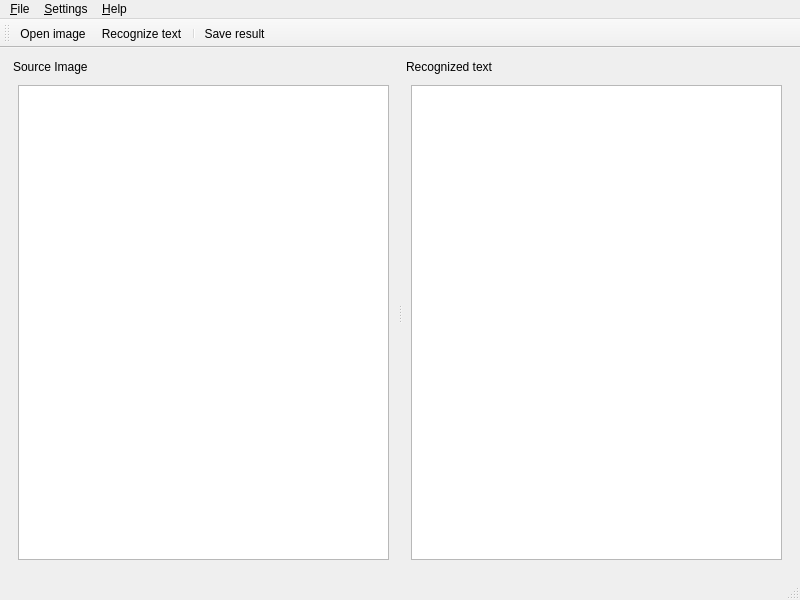
<ui version="4.0" >
 <author>Andrey Cherepanov &lt;cas@altlinux.org></author>
 <class>MainWindow</class>
 <widget class="QMainWindow" name="MainWindow" >
  <property name="geometry" >
   <rect>
    <x>0</x>
    <y>0</y>
    <width>800</width>
    <height>600</height>
   </rect>
  </property>
  <property name="windowTitle" >
   <string>Cuneiform OCR</string>
  </property>
  <property name="windowIcon" >
   <iconset resource="mainWindow.qrc" >
    <normaloff>:/small/icons/cuneiform-qt.png</normaloff>:/small/icons/cuneiform-qt.png</iconset>
  </property>
  <widget class="QWidget" name="centralwidget" >
   <layout class="QVBoxLayout" name="verticalLayout_3" >
    <item>
     <widget class="QSplitter" name="splitter" >
      <property name="orientation" >
       <enum>Qt::Horizontal</enum>
      </property>
      <widget class="QDockWidget" name="imageWidget" >
       <property name="whatsThis" >
        <string>Source image</string>
       </property>
       <property name="features" >
        <set>QDockWidget::DockWidgetMovable</set>
       </property>
       <property name="windowTitle" >
        <string>Source Image</string>
       </property>
       <widget class="QWidget" name="dockWidgetContents" >
        <layout class="QVBoxLayout" name="verticalLayout" >
         <item>
          <widget class="QGraphicsView" name="source" >
           <property name="whatsThis" >
            <string>Source image</string>
           </property>
           <property name="alignment" >
            <set>Qt::AlignLeading|Qt::AlignLeft|Qt::AlignTop</set>
           </property>
           <property name="dragMode" >
            <enum>QGraphicsView::ScrollHandDrag</enum>
           </property>
           <property name="transformationAnchor" >
            <enum>QGraphicsView::NoAnchor</enum>
           </property>
          </widget>
         </item>
        </layout>
       </widget>
      </widget>
      <widget class="QDockWidget" name="textWidget" >
       <property name="features" >
        <set>QDockWidget::DockWidgetMovable</set>
       </property>
       <property name="windowTitle" >
        <string>Recognized text</string>
       </property>
       <widget class="QWidget" name="dockWidgetContents_2" >
        <layout class="QVBoxLayout" name="verticalLayout_2" >
         <item>
          <widget class="QTextEdit" name="result" >
           <property name="whatsThis" >
            <string>Result text</string>
           </property>
           <property name="readOnly" >
            <bool>true</bool>
           </property>
           <property name="html" >
            <string>&lt;!DOCTYPE HTML PUBLIC "-//W3C//DTD HTML 4.0//EN" "http://www.w3.org/TR/REC-html40/strict.dtd">
&lt;html>&lt;head>&lt;meta name="qrichtext" content="1" />&lt;style type="text/css">
p, li { white-space: pre-wrap; }
&lt;/style>&lt;/head>&lt;body style=" font-family:'Verdana'; font-size:9pt; font-weight:400; font-style:normal;">
&lt;p style="-qt-paragraph-type:empty; margin-top:0px; margin-bottom:0px; margin-left:0px; margin-right:0px; -qt-block-indent:0; text-indent:0px;">&lt;/p>&lt;/body>&lt;/html></string>
           </property>
          </widget>
         </item>
        </layout>
       </widget>
      </widget>
     </widget>
    </item>
   </layout>
  </widget>
  <widget class="QMenuBar" name="menubar" >
   <property name="geometry" >
    <rect>
     <x>0</x>
     <y>0</y>
     <width>800</width>
     <height>26</height>
    </rect>
   </property>
   <widget class="QMenu" name="menu_File" >
    <property name="title" >
     <string>&amp;File</string>
    </property>
    <addaction name="actionOpen" />
    <addaction name="actionRecognizeText" />
    <addaction name="separator" />
    <addaction name="actionSave" />
    <addaction name="separator" />
    <addaction name="actionExit" />
   </widget>
   <widget class="QMenu" name="menu_Help" >
    <property name="title" >
     <string>&amp;Help</string>
    </property>
    <addaction name="actionAbout" />
   </widget>
   <widget class="QMenu" name="menu_Settings" >
    <property name="title" >
     <string>&amp;Settings</string>
    </property>
    <addaction name="actionConfigure" />
   </widget>
   <addaction name="menu_File" />
   <addaction name="menu_Settings" />
   <addaction name="menu_Help" />
  </widget>
  <widget class="QToolBar" name="toolBar" >
   <property name="sizePolicy" >
    <sizepolicy vsizetype="Preferred" hsizetype="Preferred" >
     <horstretch>0</horstretch>
     <verstretch>0</verstretch>
    </sizepolicy>
   </property>
   <property name="minimumSize" >
    <size>
     <width>0</width>
     <height>0</height>
    </size>
   </property>
   <property name="windowTitle" >
    <string>toolBar</string>
   </property>
   <property name="iconSize" >
    <size>
     <width>22</width>
     <height>22</height>
    </size>
   </property>
   <property name="toolButtonStyle" >
    <enum>Qt::ToolButtonTextUnderIcon</enum>
   </property>
   <attribute name="toolBarArea" >
    <enum>TopToolBarArea</enum>
   </attribute>
   <attribute name="toolBarBreak" >
    <bool>false</bool>
   </attribute>
   <addaction name="actionOpen" />
   <addaction name="actionRecognizeText" />
   <addaction name="separator" />
   <addaction name="actionSave" />
  </widget>
  <widget class="QStatusBar" name="statusBar" />
  <action name="actionOpen" >
   <property name="icon" >
    <iconset resource="mainWindow.qrc" >
     <normaloff>:/small/icons/small-open.png</normaloff>:/small/icons/small-open.png</iconset>
   </property>
   <property name="text" >
    <string>&amp;Open image...</string>
   </property>
  </action>
  <action name="actionSave" >
   <property name="icon" >
    <iconset resource="mainWindow.qrc" >
     <normaloff>:/small/icons/small-save.png</normaloff>:/small/icons/small-save.png</iconset>
   </property>
   <property name="text" >
    <string>&amp;Save result...</string>
   </property>
  </action>
  <action name="actionExit" >
   <property name="text" >
    <string>&amp;Exit</string>
   </property>
  </action>
  <action name="actionAbout" >
   <property name="text" >
    <string>About Cuneiform-Qt</string>
   </property>
  </action>
  <action name="actionRecognizeText" >
   <property name="icon" >
    <iconset resource="mainWindow.qrc" >
     <normaloff>:/small/icons/small-recognize.png</normaloff>:/small/icons/small-recognize.png</iconset>
   </property>
   <property name="text" >
    <string>&amp;Recognize text</string>
   </property>
  </action>
  <action name="actionConfigure" >
   <property name="text" >
    <string>&amp;Configure...</string>
   </property>
  </action>
 </widget>
 <resources>
  <include location="mainWindow.qrc" />
 </resources>
 <connections/>
</ui>
